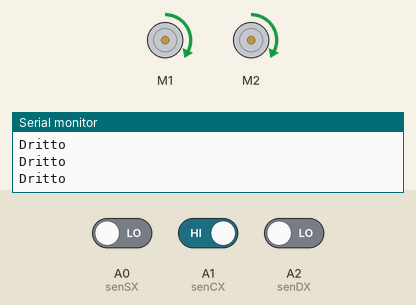
Bench run of a sketch on a simulated Arduino Uno, built with avr-gcc and run on an emulated ATmega328P. Shown: 2 × DC motor (green arrow = forward, orange = backward, longer = faster), the last lines printed to the serial monitor. Inputs (shaded band) come from the test bench; at power-on: A0 (senSX) LOW, A1 (senCX) HIGH, A2 (senDX) LOW.

Above: at 1.2 s.
1.3 s: A0 (senSX) driven HIGH and A1 (senCX) driven LOW
At 2.4 s:
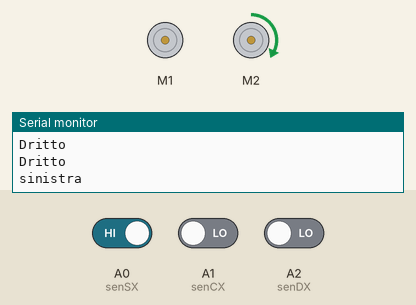
2.8 s: A1 (senCX) driven HIGH
At 4.1 s:
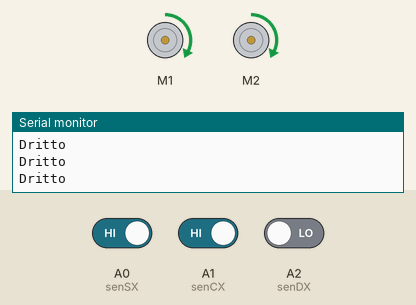
5.8 s: A2 (senDX) driven HIGH
At 7.0 s:
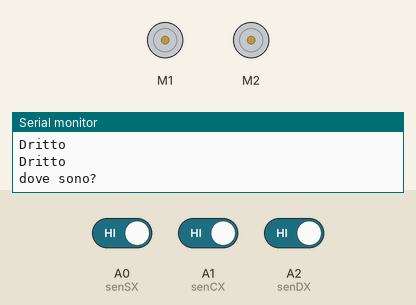
7.3 s: A2 (senDX) driven LOW
At 8.5 s:
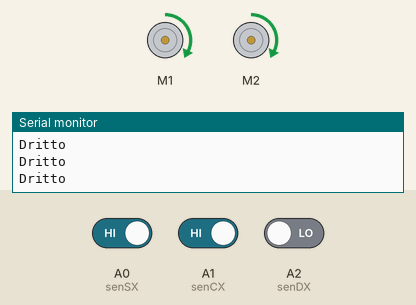
9.3 s: A1 (senCX) driven LOW
At 9.6 s:
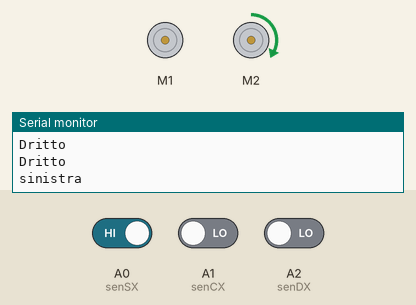
Timing chart, 0 to 11.8 s (numbered marks = the images above; inputs shaded):
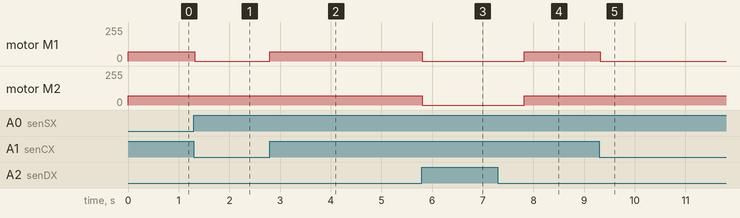

The sketch:

Line_Follower_shield.ino
```cpp
 /*Version 0.4
  * Tutorial: http://goo.gl/18XmFl
 *
 * Library referece: https://goo.gl/D9dSPh
 * Line Follower shield , with high impedance state "RELEASE".
 * Sensor's eyes:
 *                1 = black-line - led spento
 *                0 = white - led acceso
 * Led on for panic!
 *
 * DaveCalaway
 */
#include <SoftwareSerial.h>
#include <AFMotor.h>

// motor define
AF_DCMotor m_SX(1, MOTOR12_64KHZ); // create motor #1, 64KHz pwm
AF_DCMotor m_DX(2, MOTOR12_64KHZ); // create motor #2, 64KHz pwm

int led = 13;
int senSX, senCX, senDX = 0;


void setup() {
  pinMode(A0,INPUT);  // senSX
  pinMode(A1,INPUT);  // senCX
  pinMode(A2,INPUT);  // senDX
  m_SX.setSpeed(70);     // set the speed to 0/255
  m_DX.setSpeed(70);
  Serial.begin(9600);
}

void loop() {

  readsen();
  digitalWrite(led,LOW);

   // RIGA A DESTRA
  if(senSX == 0 && senCX == 0 && senDX == 1){
    Serial.println("destra");
    // rimettimi al centro
    while(senCX!=1){
      //analogWrite(runSX,pwm);
      m_SX.run(FORWARD);
      //digitalWrite(runDX,LOW);
      m_DX.run(RELEASE);
      readsen();
    }
  }

  // RIGA A SINISTRA
  if(senSX == 1 && senCX == 0 && senDX == 0){
    Serial.println("sinistra");
    // rimettimi al centro
    while(senCX!=1){
      //analogWrite(runDX,pwm);
      m_DX.run(FORWARD);
      //digitalWrite(runSX,LOW);
      m_SX.run(RELEASE);
      readsen();
    }
  }

  // TUTTO NERO
  if(senSX == 1 && senCX == 1 && senDX == 1){
    //digitalWrite(runSX,LOW);
    m_SX.run(RELEASE);
    //digitalWrite(runDX,LOW);
    m_DX.run(RELEASE);
    digitalWrite(led,HIGH);
    Serial.println("dove sono?");
    delay(2000);
  }

    // AVANTI
  else{
    //analogWrite(runSX,pwm);
    m_SX.run(FORWARD);
    //analogWrite(runDX,pwm);
    m_DX.run(FORWARD);
    Serial.println("Dritto");
  }
}

 // read sensors
void readsen(){
  senSX = digitalRead(A0);
  senCX = digitalRead(A1);
  senDX = digitalRead(A2);
}
```

Measured:
- after the input at 1.3 s, motor M1: forward 70/255 → stopped at once
- after the input at 2.8 s, motor M1: stopped → forward 70/255 at once
- after the input at 5.8 s, motor M1, motor M2: forward 70/255 → stopped at once
- after the input at 7.3 s, motor M1, motor M2: stopped → forward 70/255 after 0.52 s
- after the input at 9.3 s, motor M1: forward 70/255 → stopped at once
